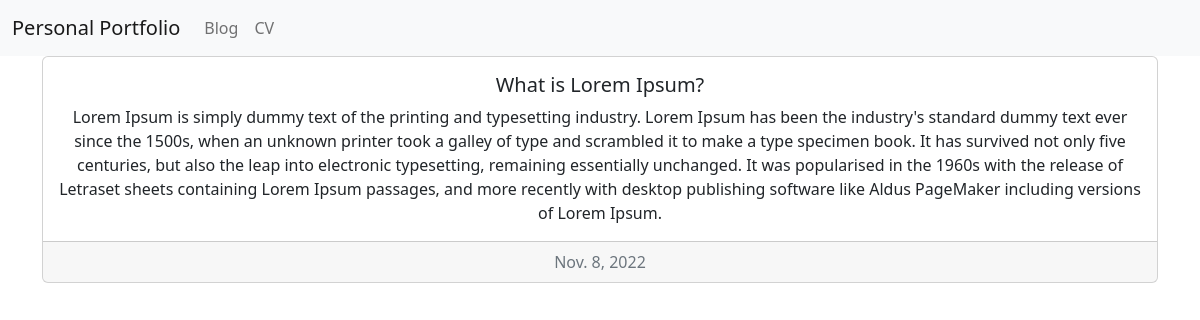
Page /blog/2 on the committed database.
### blog/models.py (models this page shows, shortened)
class Blog(models.Model):
    title = models.CharField(max_length=250)
    date = models.DateField(auto_now=True)
    description = models.TextField()

### blog/views.py (the view)
# urls.py: path('<int:pk>', blog_detail, name='blog_detail')
def blog_detail(request, pk):
    blog = Blog.objects.get(id=pk)
    context = {
        'blog': blog
    }
    return render(request, 'blog/blog_detail.html', context)

### templates/blog/blog_detail.html
{% extends 'portfolio/base.html' %} {% block body %}
<div class="container">
    <div class="card text-center">
        <div class="card-body">
            <h5 class="card-title">{{blog.title}}</h5>
            <p class="card-text">
                {{blog.description}}
            </p>
        </div>
        <div class="card-footer text-muted">{{blog.date}}</div>
    </div>
</div>
{% endblock body %}

### rows in the picture
Blog: title "What is Lorem Ipsum?", description "Lorem Ipsum is simply dummy text of the printing and typesetting industry. Lorem Ipsum has been the industry's standard dummy text ever since the 1500s, when an unknown printer took a galley of type and scrambled it to make a type specimen book. It has survived not only five centuries, but also the leap into electronic typesetting, remaining essentially unchanged. It was popularised in the 1960s with the release of Letraset sheets containing Lorem Ipsum passages, and more recently with desktop publishing software like Aldus PageMaker including versions of Lorem Ipsum.", date "Nov. 8, 2022"
